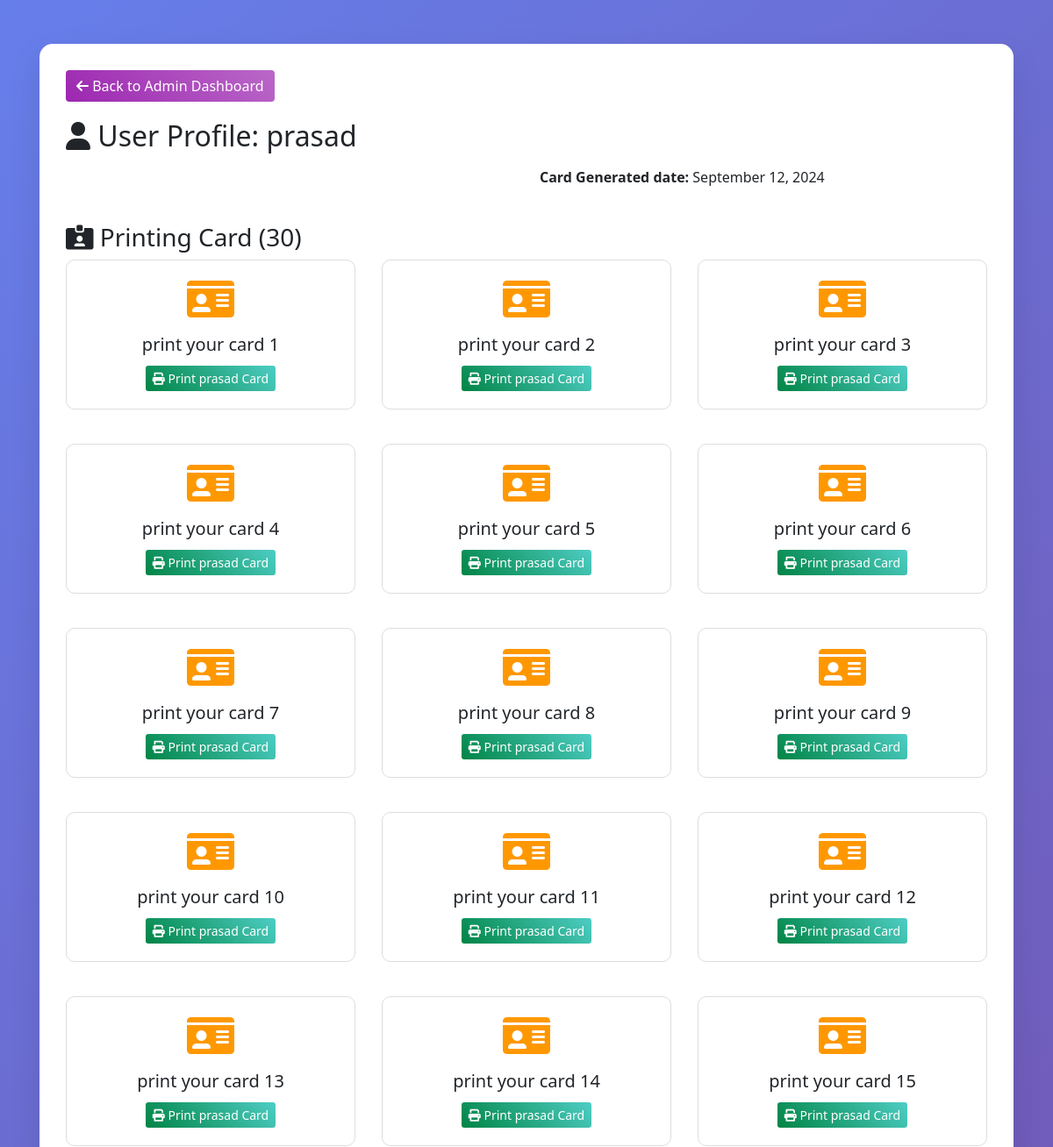
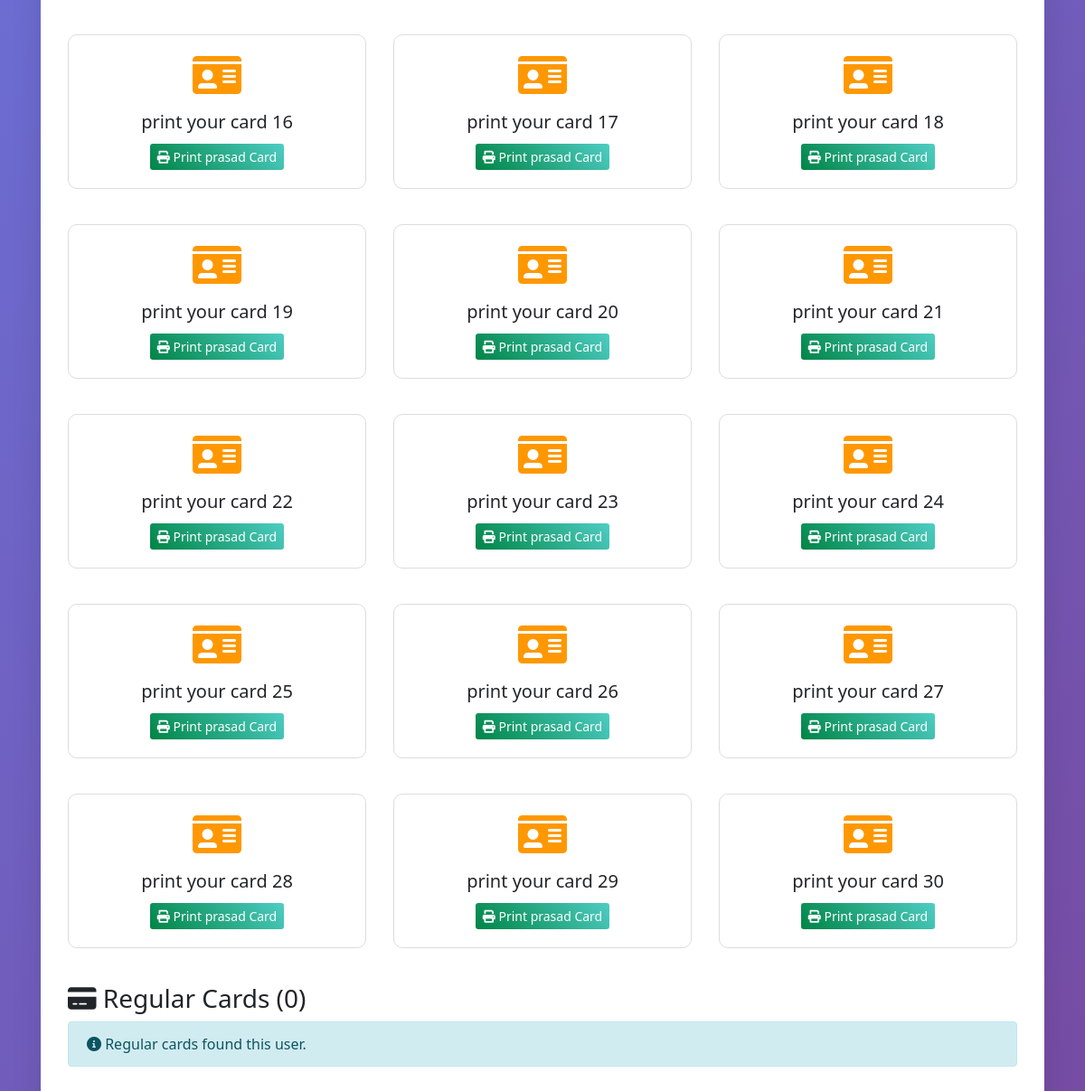
Page /admin-user/1/ (signed in) on the earlier database version (2 pictures, top to bottom).
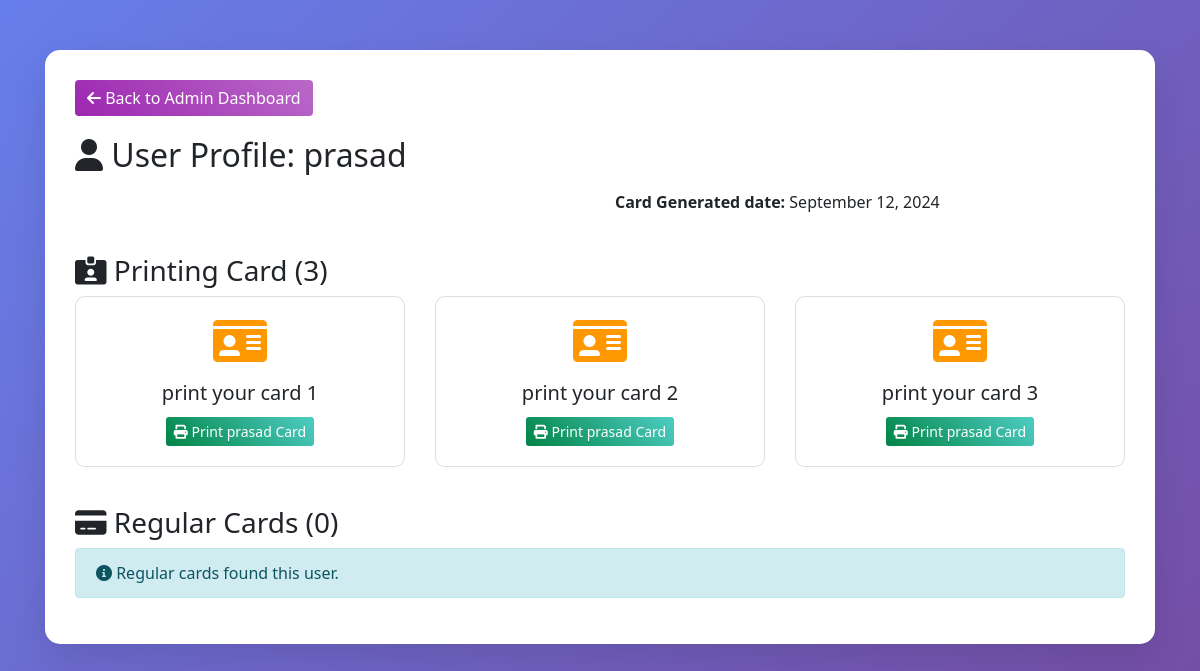
Same page on the later database version.
### cards/models.py (models this page shows, shortened)
class Detail_Primium(models.Model):
    name = models.CharField(max_length=100, blank=True, null=True)
    email = models.CharField(max_length=100, blank=True, null=True)
    role = models.CharField(max_length=100, blank=True, null=True)
    profileimage = models.ImageField(upload_to='images/', blank=False, null=False)
    phone = models.CharField(max_length=100, blank=False, null=False)
    phone_secondary = models.CharField(max_length=100, blank=True, null=True)
    whatsapp_no = models.CharField(max_length=100, blank=True, null=True)
    companyname = models.CharField(max_length=100, blank=False, null=False)
    company_email = models.EmailField(blank=True, null=True)
    companylogo = models.ImageField(
        upload_to='images/',
        blank=True,
        null=True,
        default='none'
    )
    website = models.CharField(max_length=500, blank=True, null=True)
    company_website = models.CharField(max_length=100, blank=True, null=True, default="none")
    address = models.CharField(max_length=500, blank=False, null=False)
    location_url = models.CharField(max_length=100, blank=True, null=True)
    nature_of_business = models.CharField(max_length=200, blank=True, null=True)
    start_year = models.DateField(
        blank=True,
        null=True,
        default=datetime.date(2000, 1, 1),
        validators=[
            MinValueValidator(datetime.date(1800, 1, 1)),
            MaxValueValidator(datetime.date.today())
        ],
        help_text="Enter the date the company was started."
    )
    facebook_url = models.CharField(max_length=100, blank=True, null=True)
    twitter_url = models.CharField(max_length=100, blank=True, null=True)
    instagram_url = models.CharField(max_length=100, blank=True, null=True)
    youtube_url = models.CharField(max_length=100, blank=True, null=True)
    pinterest_url = models.CharField(max_length=100, blank=True, null=True)
    linkedin_url = models.CharField(max_length=100, blank=True, null=True)
    telegram_url = models.CharField(max_length=100, blank=True, null=True)
    GENDER_CHOICES = [
        ('male', 'Male'),
        ('female', 'Female'),
    ]
    AGE_GROUP_CHOICES = [
        ('below_18', '<18'),
        ('18_40', '18-40'),
        ('above_40', '>40'),
    ]
    speciality_1 = models.CharField(
        max_length=10,
        choices=GENDER_CHOICES,
        blank=True,
        null=True,
        verbose_name="Gender"
    )
    speciality_2 = models.CharField(
        max_length=10,
        choices=AGE_GROUP_CHOICES,
        blank=True,
        null=True,
        verbose_name="Age Group"
    )
    speciality_3 = models.CharField(max_length=200, blank=True, null=True)
    gallery_imagePrimium1 = models.ImageField(upload_to='premium_gallery/', blank=True, null=True)
    gallery_imagePrimium2 = models.ImageField(upload_to='premium_gallery/', blank=True, null=True)
    gallery_imagePrimium3 = models.ImageField(upload_to='premium_gallery/', blank=True, null=True)
    gallery_imagePrimium4 = models.ImageField(upload_to='premium_gallery/', blank=True, null=True)
    gallery_imagePrimium5 = models.ImageField(upload_to='premium_gallery/', blank=True, null=True)
    gallery_imagePrimium6 = models.ImageField(upload_to='premium_gallery/', blank=True, null=True)
    gallery_imagePrimium7 = models.ImageField(upload_to='premium_gallery/', blank=True, null=True)
    last_message = models.TextField(blank=True, null=True)
    created_at = models.DateTimeField(auto_now_add=True)
    created_for = models.ForeignKey(settings.AUTH_USER_MODEL, on_delete=models.CASCADE, blank=True, null=True)

### user/models.py (models this page shows)
class User(AbstractUser):
    name = models.CharField(max_length=50, blank=True, null=True)
    phone = models.CharField(max_length=20, blank=True, null=True)
    paid_member = models.BooleanField(default=False)
    is_verified = models.BooleanField(default=True)  # Set to True by default

### home/views.py (the view)
# urls.py: path('admin-user/<int:user_id>/', views.admin_user_profile, name='admin_user_profile'),
@login_required(login_url="user:signin")
def admin_user_profile(request, user_id):
    if not request.user.is_superuser and not request.user.is_staff:
        return redirect('profile')
    user_profile = get_object_or_404(User, id=user_id)
    cards = Detail.objects.filter(created_for=user_profile)
    cards_detail = Detail_Primium.objects.filter(created_for=user_profile)
    context = {
        'user_profile': user_profile,
        'cards': cards,
        'cards_detail': cards_detail,
        'is_admin_viewing': True,
        'user': request.user,  # Current admin user
    }
    return render(request, 'home/admin_user_profile.html', context)

### templates/home/admin_user_profile.html (shortened to what this page needs)
{% load static %}
<!DOCTYPE html>
<html lang="en">
<head>
    <link rel="stylesheet" href="{% static 'css/bootstrap.min.css' %}">
    <link rel="stylesheet" href="https://cdnjs.cloudflare.com/ajax/libs/font-awesome/6.0.0/css/all.min.css">
</head>
<body>
    <div class="container">
        <div class="profile-container">
            <a href="{% url 'profile' %}" class="btn back-btn">
                <i class="fas fa-arrow-left"></i> Back to Admin Dashboard
            </a>
            <div class="row mb-4">
                <div class="col-md-12">
                    <h2><i class="fas fa-user"></i> User Profile: {{ user_profile.username }}</h2>
                    <div class="row mt-3">
                        <div class="col-md-6">
                        </div>
                        <div class="col-md-6">
                            <p><strong>Card Generated date:</strong> {{ user_profile.date_joined|date:"F d, Y" }}</p>
                        </div>
                    </div>
                </div>
            </div>
            <h3><i class="fas fa-id-card-alt"></i> Printing Card ({{ cards_detail.count }})</h3>
            {% if cards_detail %}
                <div class="row">
                    {% for card in cards_detail %}
                        <div class="col-lg-4 col-md-6 mb-4">
                            <div class="card">
                                <div class="card-body text-center">
                                    <i class="fas fa-id-card fa-3x mb-3" style="color: #ff9800;"></i>
                                    <h5 class="card-title">print your card {{ forloop.counter }}</h5>
                                    {% if card.id %}
                                        <a href="{% url 'cards:generate_premium_form' card.id %}" class="btn btn-download btn-sm">
                                            <i class="fas fa-print"></i> Print {{ user_profile.username }} Card
                                        </a>
                                    {% else %}
                                        <span class="text-muted">Card ID not available</span>
                                    {% endif %}
                                </div>
                            </div>
                        </div>
                    {% endfor %}
                </div>
            {% else %}
                <div class="alert alert-info">
                    <i class="fas fa-info-circle"></i>  cards found for this user.
                </div>
            {% endif %}
            <h3><i class="fas fa-credit-card"></i> Regular Cards ({{ cards.count }})</h3>
            {% if cards %}
                <div class="row">
                    {% for card in cards %}
                        <div class="col-lg-4 col-md-6 mb-4">
                            <div class="card">
                                <div class="card-body text-center">
                                    <i class="fas fa-credit-card fa-3x mb-3" style="color: #008445;"></i>
                                    <h5 class="card-title">Regular Card {{ forloop.counter }}</h5>
                                    <span class="text-muted">Regular card download</span>
                                </div>
                            </div>
                        </div>
                    {% endfor %}
                </div>
            {% else %}
                <div class="alert alert-info">
                    <i class="fas fa-info-circle"></i> Regular cards found  this user.
                </div>
            {% endif %}
        </div>
    </div>
</body>
</html>

Differences in the rows shown:
removed Detail_Primium: {{ user_profile.username }} "prasad"
removed Detail_Primium: {{ user_profile.username }} "prasad"
removed Detail_Primium: {{ user_profile.username }} "prasad"
removed Detail_Primium: {{ user_profile.username }} "prasad"
removed Detail_Primium: {{ user_profile.username }} "prasad"
removed Detail_Primium: {{ user_profile.username }} "prasad"
removed Detail_Primium: {{ user_profile.username }} "prasad"
removed Detail_Primium: {{ user_profile.username }} "prasad"
removed Detail_Primium: {{ user_profile.username }} "prasad"
removed Detail_Primium: {{ user_profile.username }} "prasad"
removed Detail_Primium: {{ user_profile.username }} "prasad"
removed Detail_Primium: {{ user_profile.username }} "prasad"
removed Detail_Primium: {{ user_profile.username }} "prasad"
removed Detail_Primium: {{ user_profile.username }} "prasad"
removed Detail_Primium: {{ user_profile.username }} "prasad"
removed Detail_Primium: {{ user_profile.username }} "prasad"
removed Detail_Primium: {{ user_profile.username }} "prasad"
removed Detail_Primium: {{ user_profile.username }} "prasad"
removed Detail_Primium: {{ user_profile.username }} "prasad"
removed Detail_Primium: {{ user_profile.username }} "prasad"
removed Detail_Primium: {{ user_profile.username }} "prasad"
removed Detail_Primium: {{ user_profile.username }} "prasad"
removed Detail_Primium: {{ user_profile.username }} "prasad"
removed Detail_Primium: {{ user_profile.username }} "prasad"
removed Detail_Primium: {{ user_profile.username }} "prasad"
removed Detail_Primium: {{ user_profile.username }} "prasad"
removed Detail_Primium: {{ user_profile.username }} "prasad"
Other differences:
{{ cards_detail.count }}: "30" → "3"
